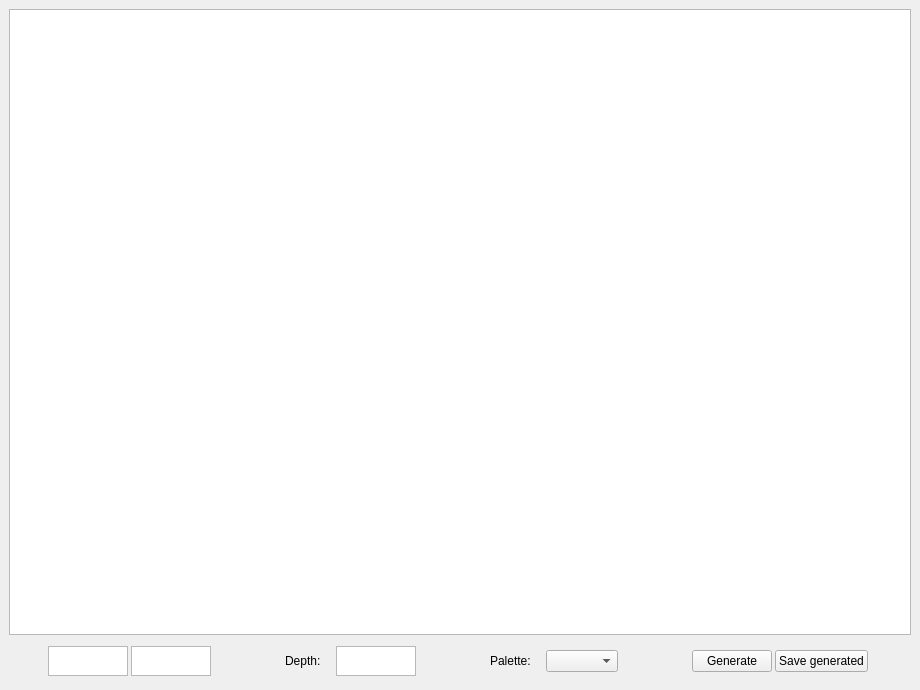
<?xml version="1.0" encoding="UTF-8"?>
<ui version="4.0">
 <class>MainWindow</class>
 <widget class="QMainWindow" name="MainWindow">
  <property name="geometry">
   <rect>
    <x>0</x>
    <y>0</y>
    <width>920</width>
    <height>690</height>
   </rect>
  </property>
  <property name="windowTitle">
   <string>Fractals</string>
  </property>
  <widget class="QWidget" name="centralwidget">
   <layout class="QVBoxLayout" name="verticalLayout" stretch="20,0">
    <item>
     <widget class="QGraphicsView" name="graphicsView">
      <property name="minimumSize">
       <size>
        <width>902</width>
        <height>602</height>
       </size>
      </property>
      <property name="baseSize">
       <size>
        <width>0</width>
        <height>0</height>
       </size>
      </property>
      <property name="autoFillBackground">
       <bool>false</bool>
      </property>
      <property name="interactive">
       <bool>true</bool>
      </property>
     </widget>
    </item>
    <item>
     <layout class="QHBoxLayout" name="horizontalLayout" stretch="0,0,0,0">
      <property name="spacing">
       <number>40</number>
      </property>
      <property name="sizeConstraint">
       <enum>QLayout::SetDefaultConstraint</enum>
      </property>
      <property name="leftMargin">
       <number>5</number>
      </property>
      <property name="topMargin">
       <number>5</number>
      </property>
      <property name="rightMargin">
       <number>5</number>
      </property>
      <property name="bottomMargin">
       <number>5</number>
      </property>
      <item>
       <layout class="QHBoxLayout" name="ResLayout">
        <property name="spacing">
         <number>3</number>
        </property>
        <item>
         <widget class="QTextEdit" name="widthEdit">
          <property name="maximumSize">
           <size>
            <width>80</width>
            <height>30</height>
           </size>
          </property>
          <property name="placeholderText">
           <string notr="true" extracomment="Width"/>
          </property>
         </widget>
        </item>
        <item>
         <widget class="QTextEdit" name="heightEdit">
          <property name="maximumSize">
           <size>
            <width>80</width>
            <height>30</height>
           </size>
          </property>
          <property name="placeholderText">
           <string notr="true" extracomment="Height"/>
          </property>
         </widget>
        </item>
       </layout>
      </item>
      <item>
       <layout class="QHBoxLayout" name="DepthLayout">
        <property name="spacing">
         <number>1</number>
        </property>
        <property name="sizeConstraint">
         <enum>QLayout::SetFixedSize</enum>
        </property>
        <item>
         <widget class="QLabel" name="depthLabel">
          <property name="sizePolicy">
           <sizepolicy hsizetype="Fixed" vsizetype="Fixed">
            <horstretch>0</horstretch>
            <verstretch>0</verstretch>
           </sizepolicy>
          </property>
          <property name="maximumSize">
           <size>
            <width>50</width>
            <height>30</height>
           </size>
          </property>
          <property name="text">
           <string>Depth:</string>
          </property>
         </widget>
        </item>
        <item>
         <widget class="QTextEdit" name="depthEdit">
          <property name="maximumSize">
           <size>
            <width>80</width>
            <height>30</height>
           </size>
          </property>
          <property name="placeholderText">
           <string notr="true" extracomment="Height"/>
          </property>
         </widget>
        </item>
       </layout>
      </item>
      <item>
       <layout class="QHBoxLayout" name="PaletteLayout">
        <property name="spacing">
         <number>1</number>
        </property>
        <item>
         <widget class="QLabel" name="paletteLabel">
          <property name="sizePolicy">
           <sizepolicy hsizetype="Fixed" vsizetype="Fixed">
            <horstretch>0</horstretch>
            <verstretch>0</verstretch>
           </sizepolicy>
          </property>
          <property name="maximumSize">
           <size>
            <width>55</width>
            <height>30</height>
           </size>
          </property>
          <property name="text">
           <string>Palette:</string>
          </property>
         </widget>
        </item>
        <item>
         <widget class="QComboBox" name="comboBox">
          <property name="sizePolicy">
           <sizepolicy hsizetype="Fixed" vsizetype="Fixed">
            <horstretch>0</horstretch>
            <verstretch>0</verstretch>
           </sizepolicy>
          </property>
         </widget>
        </item>
       </layout>
      </item>
      <item>
       <layout class="QHBoxLayout" name="GenerateLayout">
        <property name="spacing">
         <number>3</number>
        </property>
        <item>
         <widget class="QPushButton" name="generateButton">
          <property name="sizePolicy">
           <sizepolicy hsizetype="Maximum" vsizetype="Fixed">
            <horstretch>0</horstretch>
            <verstretch>0</verstretch>
           </sizepolicy>
          </property>
          <property name="text">
           <string>Generate</string>
          </property>
         </widget>
        </item>
        <item>
         <widget class="QPushButton" name="saveButton">
          <property name="sizePolicy">
           <sizepolicy hsizetype="Maximum" vsizetype="Fixed">
            <horstretch>0</horstretch>
            <verstretch>0</verstretch>
           </sizepolicy>
          </property>
          <property name="text">
           <string>Save generated</string>
          </property>
         </widget>
        </item>
       </layout>
      </item>
     </layout>
    </item>
   </layout>
  </widget>
  <widget class="QMenuBar" name="menubar">
   <property name="geometry">
    <rect>
     <x>0</x>
     <y>0</y>
     <width>920</width>
     <height>22</height>
    </rect>
   </property>
  </widget>
 </widget>
 <resources/>
 <connections/>
</ui>
